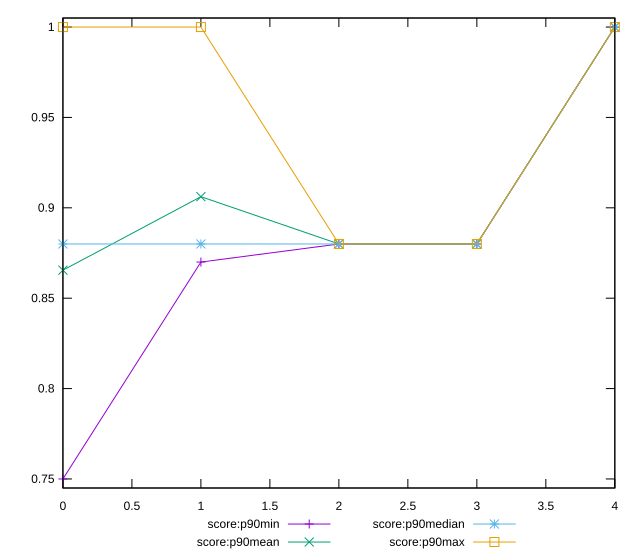

Write gnuplot code to recreate this figure.
reset

$scoreP90Min <<EOF
0 0.75
1 0.87
2 0.88
3 0.88
4 1
EOF

$scoreP90Mean <<EOF
0 0.8654945054945057
1 0.906153846153846
2 0.88
3 0.88
4 1
EOF

$scoreP90Median <<EOF
0 0.88
1 0.88
2 0.88
3 0.88
4 1
EOF

$scoreP90Max <<EOF
0 1
1 1
2 0.88
3 0.88
4 1
EOF

set key outside below
set xrange [0:4]
set yrange [0.745:1.005]
set trange [0.745:1.005]
set terminal svg size 640, 560 enhanced background rgb 'white'
set output "report_00009_2021-02-08T22-37-41.559Z/unused-css-rules/progression/score.svg"

plot $scoreP90Min title "score:p90min" with linespoints, \
     $scoreP90Mean title "score:p90mean" with linespoints, \
     $scoreP90Median title "score:p90median" with linespoints, \
     $scoreP90Max title "score:p90max" with linespoints

reset
